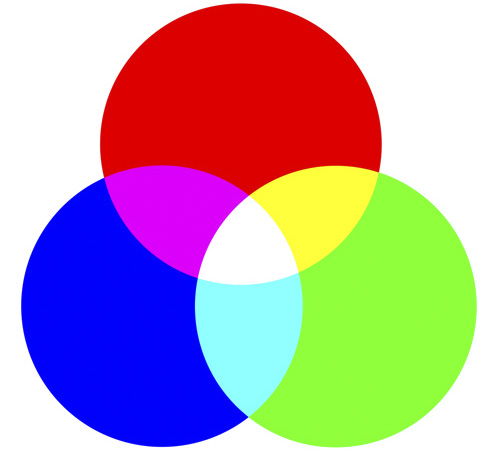
%> input picture image.jpg, 500 x 452 px
$ octave --eval "Normalzed_RGB;"   (GNU Octave 9; MATLAB toolbox functions it lacks are replaced by stand-ins)
%> lines starting %> are read from the running program, lines starting %| are printed output that depends on the picture; in (x1, y1, x2, y2) boxes, pixels count from 0 and x2, y2 are one past the last pixel; in counts of white or black regions, pixels touching at a corner belong together; the program's own positions count from 1
function Normalzed_RGB()

[fichier, chemin] = uigetfile('*.jpg','Choisir l''image noir en blanc à binariser :');
%> the answer given: image.jpg
if ~fichier
   error('Aucun fichier n''a été désigné !')
end

Mat = imread(fichier);
%> Mat is the input picture: size 452x500x3 uint8; mean R, G, B 182.8, 159.5, 170.5
%Mat=double(Mat)
M=Mat;
% ============ NRGB1 (RGB noralisee 1) ================
R = double(M(:,:,1)/255);
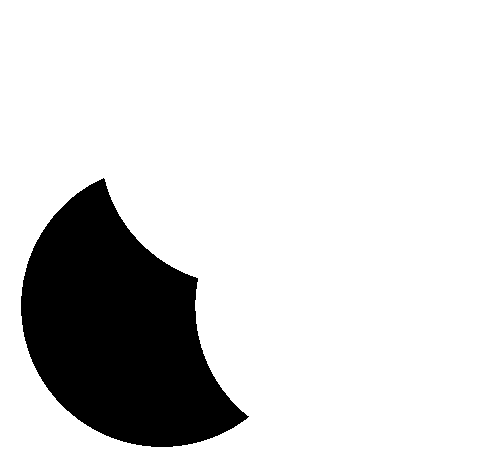
%> R: size 452x500 double; values 0 (black) and 1 (white), 84% white; 1 black region, box (x1, y1, x2, y2) and area: (21, 178, 249, 447) 36134
G = double(M(:,:,2)/255);
%> G: size 452x500 double; values 0 (black) and 1 (white), 62.5% white; 1 black region, box (x1, y1, x2, y2) and area: (21, 3, 382, 447) 84755
B = double(M(:,:,3)/255);
%> B: size 452x500 double; values 0 (black) and 1 (white), 62.5% white; 1 black region, box (x1, y1, x2, y2) and area: (100, 3, 477, 447) 84705
 SOM_RGB = double(R + G + B);
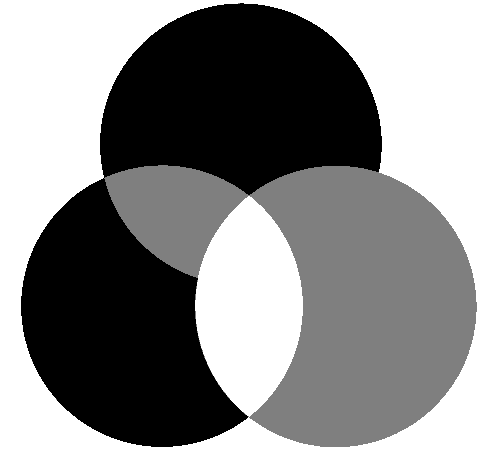
%> SOM_RGB: size 452x500 double; min 1, max 3, mean 2.09; drawn with min black and max white
r = double(R./SOM_RGB);
g = double(G./SOM_RGB);
b = double(B./SOM_RGB);
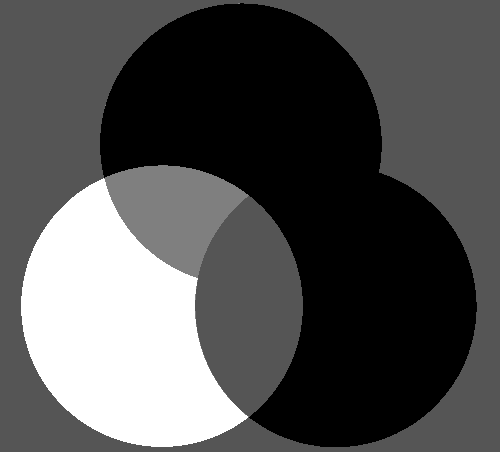
%> b: size 452x500 double; min 0, max 1, mean 0.322

    Normal_RGB(:,:,1)=r*255;
    Normal_RGB(:,:,2)=g*255;
    Normal_RGB(:,:,3)=b*255;
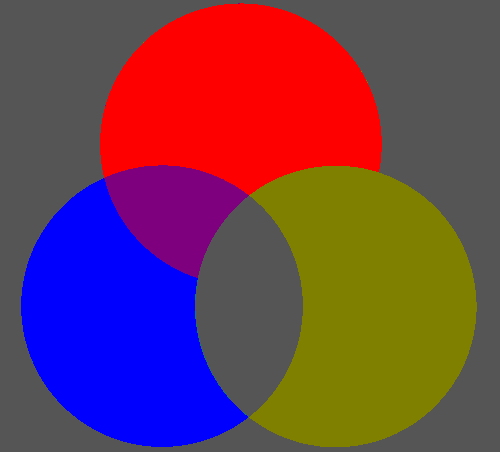
%> Normal_RGB: size 452x500x3 double; mean R, G, B 111.2, 61.7, 82.1

subplot(2,2,1);
imshow(Mat);
title('image initiele');
subplot(2,2,2);
imshow(Normal_RGB);
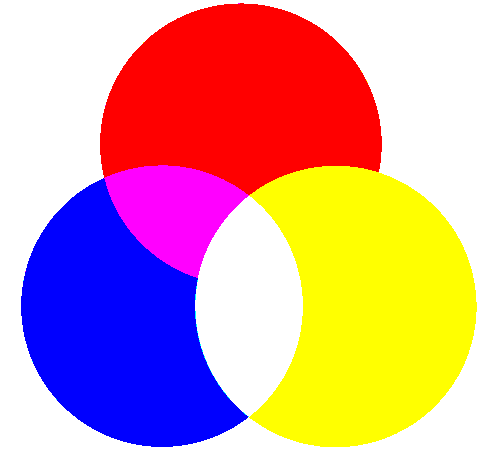
%> displayed picture: size 452x500x3, on the screen's scale of 0 to 255; mean R, G, B 214.2, 159.4, 159.4
title('image normalisee 1');

% ============ NRGB2 (RGB noralisee 2) c1+c2+c3=1 ================
c1 = 0.3; c2 = 0.3; c3=0.4;

Y = double(c1.*R + c2.*G + c3.*B);
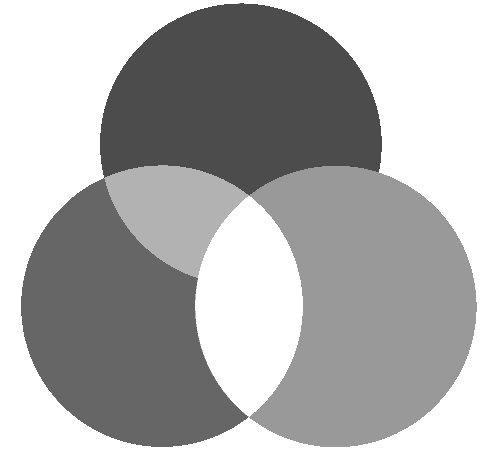
%> Y: size 452x500 double; min 0.3, max 1, mean 0.69
T1 = g;
T2 = b;

    Normal_RGB2(:,:,1)=Y*255;
    Normal_RGB2(:,:,2)=T1*255;
    Normal_RGB2(:,:,3)=T2*255;
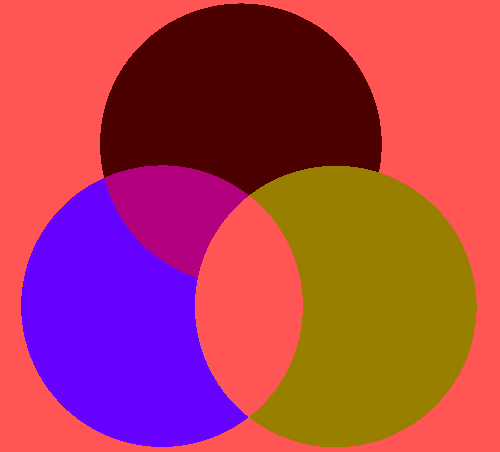
%> Normal_RGB2: size 452x500x3 double; mean R, G, B 175.8, 61.7, 82.1

subplot(2,2,3:4);
imshow(uint8(Normal_RGB2))
title('noralisee 2:=> c1+c2+c3=1')
end
